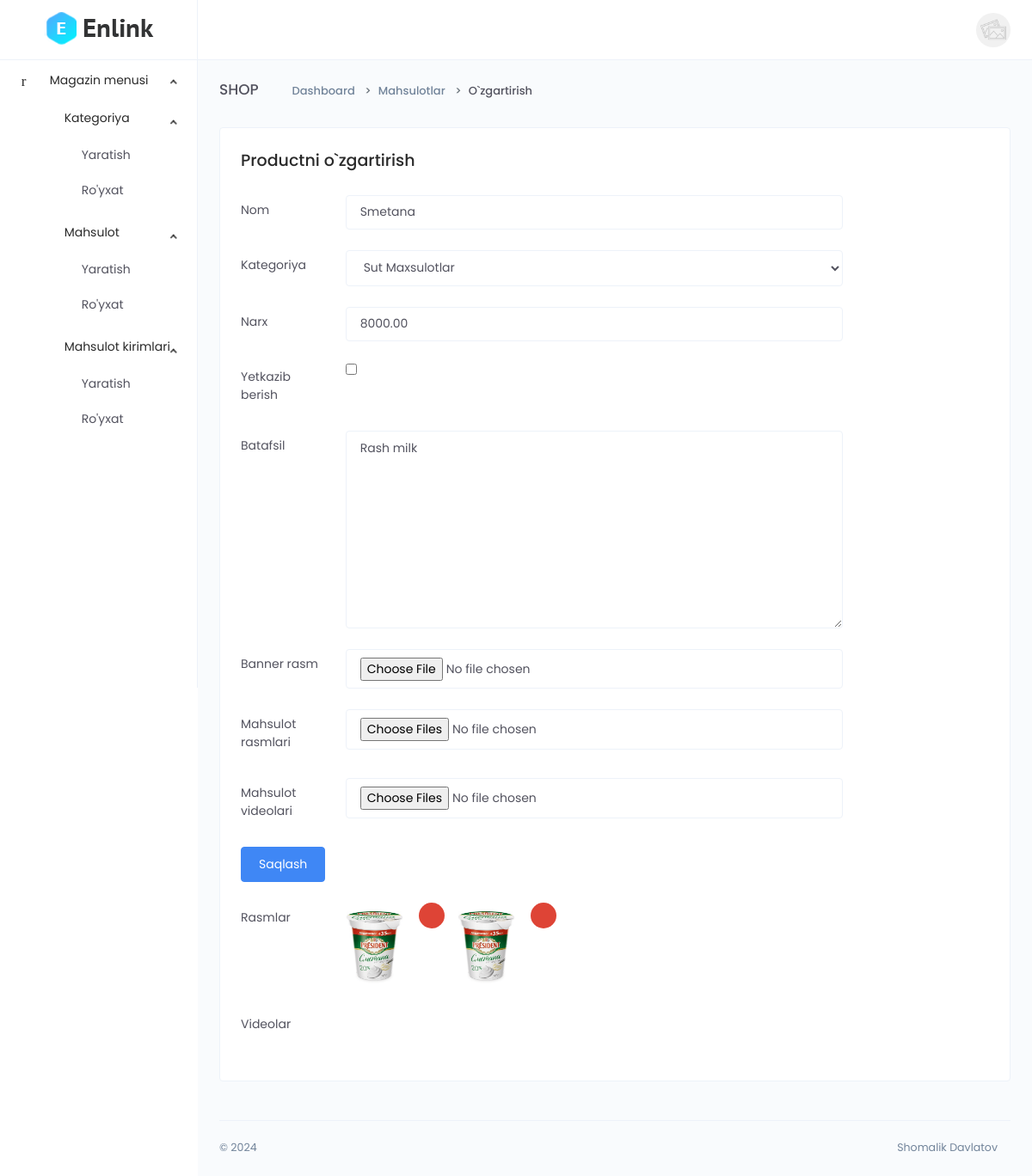
Screenshot of /dashboard/product-update/L1roS3Miw5OUnJW/ (signed in) with the database file from the repository.
### main/models.py (models this page shows, shortened)
class CodeGenerate(models.Model):
    code = models.CharField(max_length=255, blank=True,unique=True)
    class Meta:
        abstract = True

class Product(CodeGenerate):
    category = models.ForeignKey(Category, on_delete=models.CASCADE)
    name = models.CharField(max_length=255)
    body = models.TextField()
    price = models.DecimalField(decimal_places=2, max_digits=10)
    discount_price = models.DecimalField(decimal_places=2, max_digits=10, blank=True, null=True)
    banner_img = models.ImageField(upload_to='banner-img/')
    quantity = models.IntegerField()
    delivery = models.BooleanField(default=False)
    date = models.DateTimeField(auto_now_add=True)
    qrcode_img = models.ImageField(blank=True, upload_to='qrcode-img/')

class ProductImg(models.Model):
    product = models.ForeignKey(Product, on_delete=models.CASCADE)
    img = models.ImageField(upload_to='img/')

### main/funcs.py (the view)
    def wrapper(request, *args, **kwargs):
        if request.user.is_authenticated and request.user.is_staff:
            result = func(request, *args, **kwargs)
        else:
            return redirect('front:index')
        return result

### main/dashboard/views.py (called while the page is built, shortened)
@staff_required
def product_update(request, code):
    images = models.ProductImg.objects.filter(product__code=code)
    videos = models.ProductVideo.objects.filter(product__code=code)
    categories = models.Category.objects.all()
    product = models.Product.objects.get(code=code)
    if request.FILES.getlist('product_img'):
        for img in request.FILES.getlist('product_img'):
            models.ProductImg.objects.create(
                product = product,
                img = img
        )
    context = {
          'images':images,
          'videos':videos,
          'categories':categories,
          'product':product
    }
    return render(request,'dashboard/product/update.html',context=context)

### main/funcs.py (called while the page is built)
def staff_required(func):
    def wrapper(request, *args, **kwargs):
        if request.user.is_authenticated and request.user.is_staff:
            result = func(request, *args, **kwargs)
        else:
            return redirect('front:index')
        return result
    return wrapper

### templates/dashboard/product/update.html (shortened to what this page needs)
{% extends 'dashboard/base.html' %}
{% block content %}
    <div class="main-content">
        <div class="page-header">
            <h2 class="header-title">SHOP</h2>
            <div class="header-sub-title">
                <nav class="breadcrumb breadcrumb-dash">
                    <a href="#" class="breadcrumb-item"><i class="anticon anticon-home m-r-5"></i>Dashboard</a>
                    <a class="breadcrumb-item" href="#">Mahsulotlar</a>
                    <span class="breadcrumb-item active">O`zgartirish</span>
                </nav>
            </div>
        </div>
        <div class="card">
            <div class="card-body">
                <h4>Productni o`zgartirish</h4>
                <div class="m-t-25" style="max-width: 700px">
                    <form method="post" enctype="multipart/form-data">
                        <div class="form-group row">
                            <label for="inputPassword3" class="col-sm-2 col-form-label">Nom</label>
                            <div class="col-sm-10">
                                <input type="text" class="form-control" id="inputPassword3" value="{{product.name}}" name="name" >
                            </div>
                        </div>
                        <div class="form-group row">
                            <label for="inputPassword3" class="col-sm-2 col-form-label">Kategoriya</label>
                            <div class="col-sm-10">
                                <select name="category_code" class="form-control">
                                    {% for c in categories %}
                                        {% if c == product.category %}
                                        <option value="{{c.code}}" selected>{{c.name}}</option>
                                        {% else %}
                                        <option value="{{c.code}}">{{c.name}}</option>
                                        {% endif %}
                                    {% endfor %}
                                </select>
                            </div>
                        </div>
                        <div class="form-group row">
                            <label for="inputPassword3" class="col-sm-2 col-form-label">Narx</label>
                            <div class="col-sm-10">
                                <input type="number" class="form-control" id="inputPassword3" value="{{product.price}}" name="price">
                            </div>
                        </div>
                        <div class="form-group row">
                            <label for="inputPassword3" class="col-sm-2 col-form-label">Yetkazib berish</label>
                            <div class="col-sm-10">
                                <input type="checkbox" id="inputPassword3" placeholder="..." name="delivery" {% if product.delivery %} checked {% endif %}>
                            </div>
                        </div>
                        <div class="form-group row">
                            <label for="inputPassword3" class="col-sm-2 col-form-label">Batafsil</label>
                            <div class="col-sm-10">
                                <textarea name="body" class="form-control" cols="30" rows="10">{{product.body}}</textarea>
                            </div>
                        </div>
                        <div class="form-group row">
                            <label for="inputPassword3" class="col-sm-2 col-form-label">Banner rasm</label>
                            <div class="col-sm-10">
                                <input type="file" class="form-control" id="inputPassword3" name="banner_img">
                            </div>
                        </div>
                        <div class="form-group row">
                            <label for="inputPassword3" class="col-sm-2 col-form-label">Mahsulot rasmlari</label>
                            <div class="col-sm-10">
                                <input type="file" class="form-control" id="inputPassword3" name="product_img" multiple>
                            </div>
                        </div>
                        <div class="form-group row">
                            <label for="inputPassword3" class="col-sm-2 col-form-label">Mahsulot videolari</label>
                            <div class="col-sm-10">
                                <input type="file" class="form-control" id="inputPassword3" name="product_video" multiple>
                            </div>
                        </div>
                        <div class="form-group row">
                            <div class="col-sm-10">
                                <button type="submit" class="btn btn-primary">Saqlash</button>
                            </div>
                        </div>
                    </form>
                    <div class="form-group row">
                        <div class="col-sm-2 col-form-label">Rasmlar</div>
                        {% for image in images %}
                        <img src="{{image.img.url}}" alt="" height="100px">
                        <button type="button" class="btn btn-icon btn-hover btn-sm btn-rounded btn-danger" data-toggle="modal" data-target=".bd-example-modal-sm{{forloop.counter}}">
                            <i class="anticon anticon-delete"></i>
                        </button>
                        {% endfor %}
                    </div>
                    <div class="form-group row">
                        <div class="col-sm-2 col-form-label">Videolar</div>
                    </div>
                </div>
            </div>
        </div>
    </div>
{% endblock %}

### rows the page displays
Product: name "Smetana", price "8000.00", body "Rash milk"
ProductImg: img (picture)
ProductImg: img (picture)

### other values shown
form field category_code "Sut Maxsulotlar"
